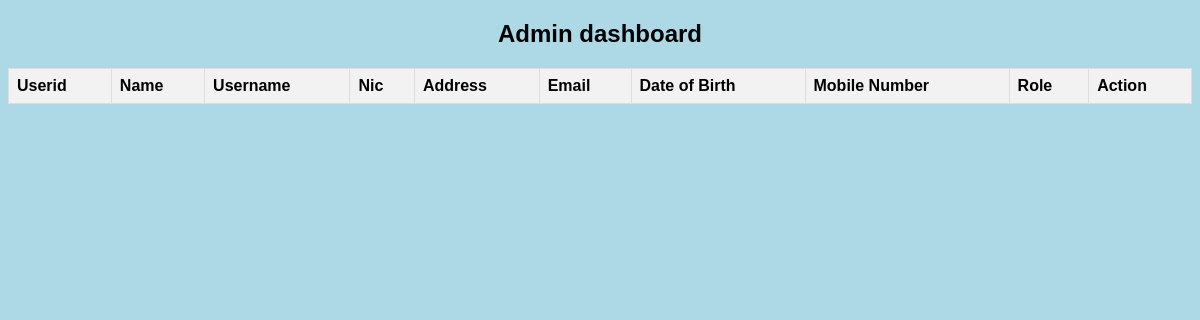
Page /userdashboard.php on the earlier database version.
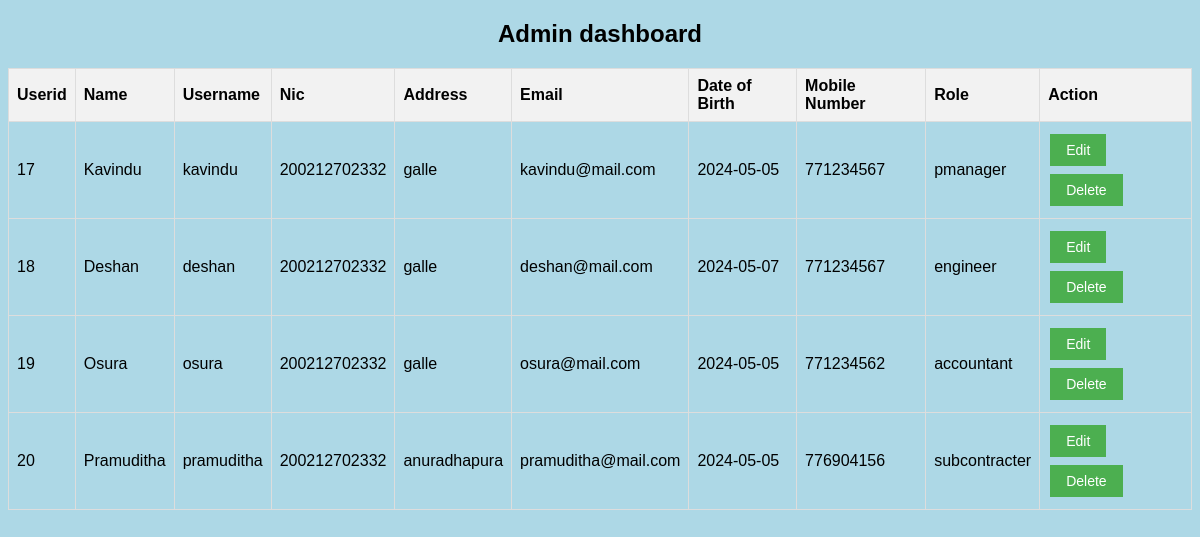
Same page on the later database version.
### tables this page shows
CREATE TABLE `user` (
  `ID` int(250) NOT NULL,
  `fullname` text NOT NULL,
  `username` text NOT NULL,
  `password` text NOT NULL,
  `nic` text NOT NULL,
  `address` text NOT NULL,
  `email` text NOT NULL,
  `dob` date NOT NULL,
  `mobile` int(10) NOT NULL,
  `user_type` text NOT NULL
);

### userdashboard.php (the view, shortened to what this page needs)
<?php
include "./config/database.php";
?>
<!DOCTYPE html>
<html lang="en">
<head>
    <link rel="stylesheet" href="./style/userdashboard.css">
</head>
<body>
    <center>
        <h2>Admin dashboard</h2>
    </center>
    <table>
        <tr>
            <th>Userid</th>
            <th>Name</th>
            <th>Username</th>
            <th>Nic</th>
            <th>Address</th>
            <th>Email</th>
            <th>Date of Birth</th>
            <th>Mobile Number</th>
            <th>Role</th>
            <th>Action</th>
        </tr>
        <?php
        $query = "SELECT * FROM `user`";
        $result = mysqli_query($conn, $query);
        while ($row = mysqli_fetch_assoc($result)) {
        ?>
            <td><?php echo $row['ID'] ?></td>
            <td><?php echo $row['fullname'] ?></td>
            <td><?php echo $row['username'] ?></td>
            <td><?php echo $row['nic'] ?></td>
            <td><?php echo $row['address'] ?></td>
            <td><?php echo $row['email'] ?></td>
            <td><?php echo $row['dob'] ?></td>
            <td><?php echo $row['mobile'] ?></td>
            <td><?php echo $row['user_type'] ?></td>
            <td>
                <a href="updateuserprofile.php?ID=<?php echo $row['ID']; ?>"><button class="edit-btn"><i class="fa fa-pencil"></i>Edit</button></a>
                <a href="deleteuserprofile.php?ID=<?php echo $row['ID']; ?>"><button class="edit-btn"><i class="fa fa-pencil"></i>Delete</button></a>
            </td>
        <?php
        }
        ?>
    </table>
    <br />
</body>
</html>

### style/userdashboard.css (style rules this page uses)
body { font-family: Arial, sans-serif; background-color: #add8e6; }
table { border-collapse: collapse; width: 100%; }
th, td { border: 1px solid #dddddd; text-align: left; padding: 8px; }
th { background-color: #f2f2f2; }
body { font-family: Arial, sans-serif; }
.edit-btn, .delete-btn, .add-btn { background-color: #4CAF50; border: none; color: white; padding: 8px 16px; text-align: center; text-decoration: none; display: inline-block; font-size: 14px; margin: 4px 2px; cursor: pointer; }

Differences in the rows shown:
added user: ID "17", fullname "Kavindu", username "kavindu", nic "200212702332", address "galle", email "kavindu@mail.com", dob "2024-05-05", mobile "771234567", user_type "pmanager"
added user: ID "18", fullname "Deshan", username "deshan", nic "200212702332", address "galle", email "deshan@mail.com", dob "2024-05-07", mobile "771234567", user_type "engineer"
added user: ID "19", fullname "Osura", username "osura", nic "200212702332", address "galle", email "osura@mail.com", dob "2024-05-05", mobile "771234562", user_type "accountant"
added user: ID "20", fullname "Pramuditha", username "pramuditha", nic "200212702332", address "anuradhapura", email "pramuditha@mail.com", dob "2024-05-05", mobile "776904156", user_type "subcontracter"
